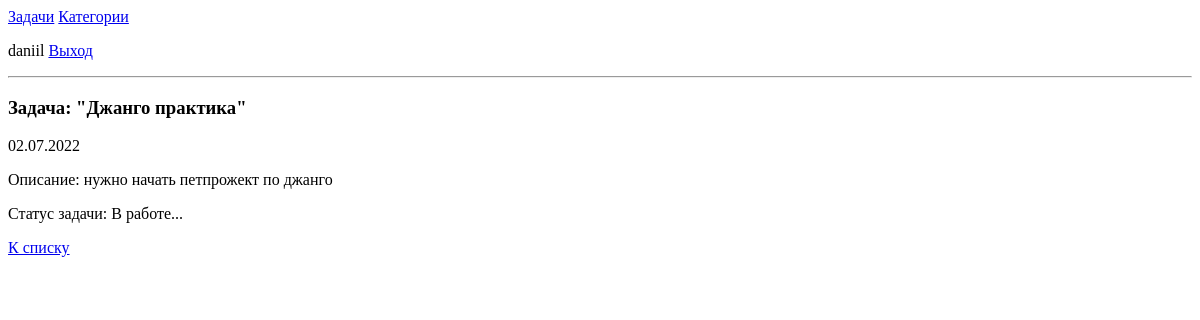
/task/1/ (signed in), run on an earlier commit of the app's database.
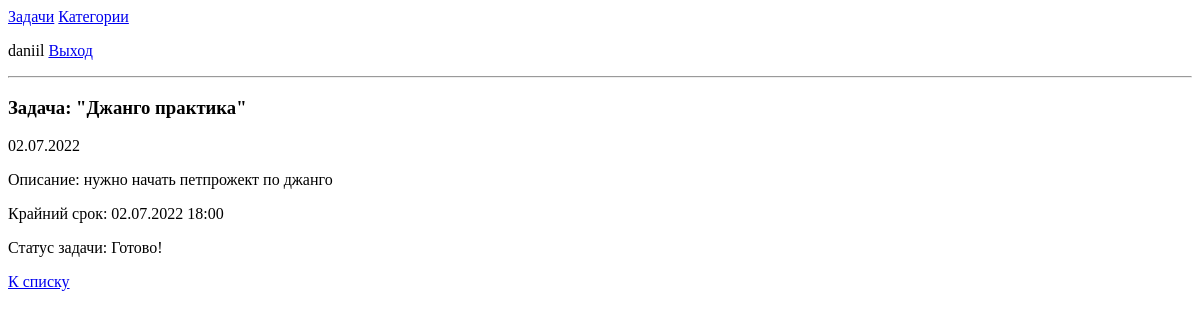
And on a later commit of the database.
### ToDoApp/models.py (models this page shows)
class Task(models.Model):
    user = models.ForeignKey(User, on_delete=models.CASCADE)
    title = models.CharField(max_length=200, verbose_name="Заголовок")
    description = models.TextField(
        null=True, blank=True, verbose_name="Описание")
    isComplete = models.BooleanField(default=False, verbose_name="Готово")
    create = models.DateTimeField(
        auto_now_add=True, verbose_name="Дата создания")
    deadline = models.DateTimeField(
        null=True, blank=True, verbose_name="Крайний срок")
    group = models.ForeignKey(
        'Group', null=True, on_delete=models.SET_NULL, verbose_name="Группа", blank=True)
    class Meta:
        ordering = ['isComplete']
        verbose_name_plural = 'Задачи'
        verbose_name = 'Задача'
    def __str__(self):
        return self.title

### ToDoApp/views.py (the view)
# urls.py: path('task/<int:pk>/', TaskDetail.as_view(), name='task'),
class TaskDetail(LoginRequiredMixin, DetailView):
    model = Task
    context_object_name = "task"
    template_name = 'ToDoApp/task.html'

### ToDoApp/templates/ToDoApp/task.html (shortened to what this page needs)
{% extends "layout/basic.html" %}
{% block content %}
<h3>Задача: "{{task}}"</h3>
<p>{{task.create|date:"d.m.Y"}}</p>
{%if task.description%}
	<p>Описание: {{task.description}}</p>
{%endif%}
{%if task.isComplete%}
{%if task.deadline%}
	<p>Крайний срок: {{task.deadline|date:"d.m.Y H:i"}}</p>
{%endif%}
	<p>Статус задачи: Готово!</p>
{%else%}
	<p>Статус задачи: В работе...</p>
{%endif%}
<a href="{%url 'tasks'%}">К списку</a>
{% endblock %}

What changed in the data, as far as the page shows it:
changed Task "Джанго практика": isComplete False → True (drawn); deadline (not shown) → "02.07.2022 18:00"
Also different on the page:
text no longer shown: "Статус задачи: В работе..."
text now shown: "Крайний срок: Статус задачи: Готово!"
